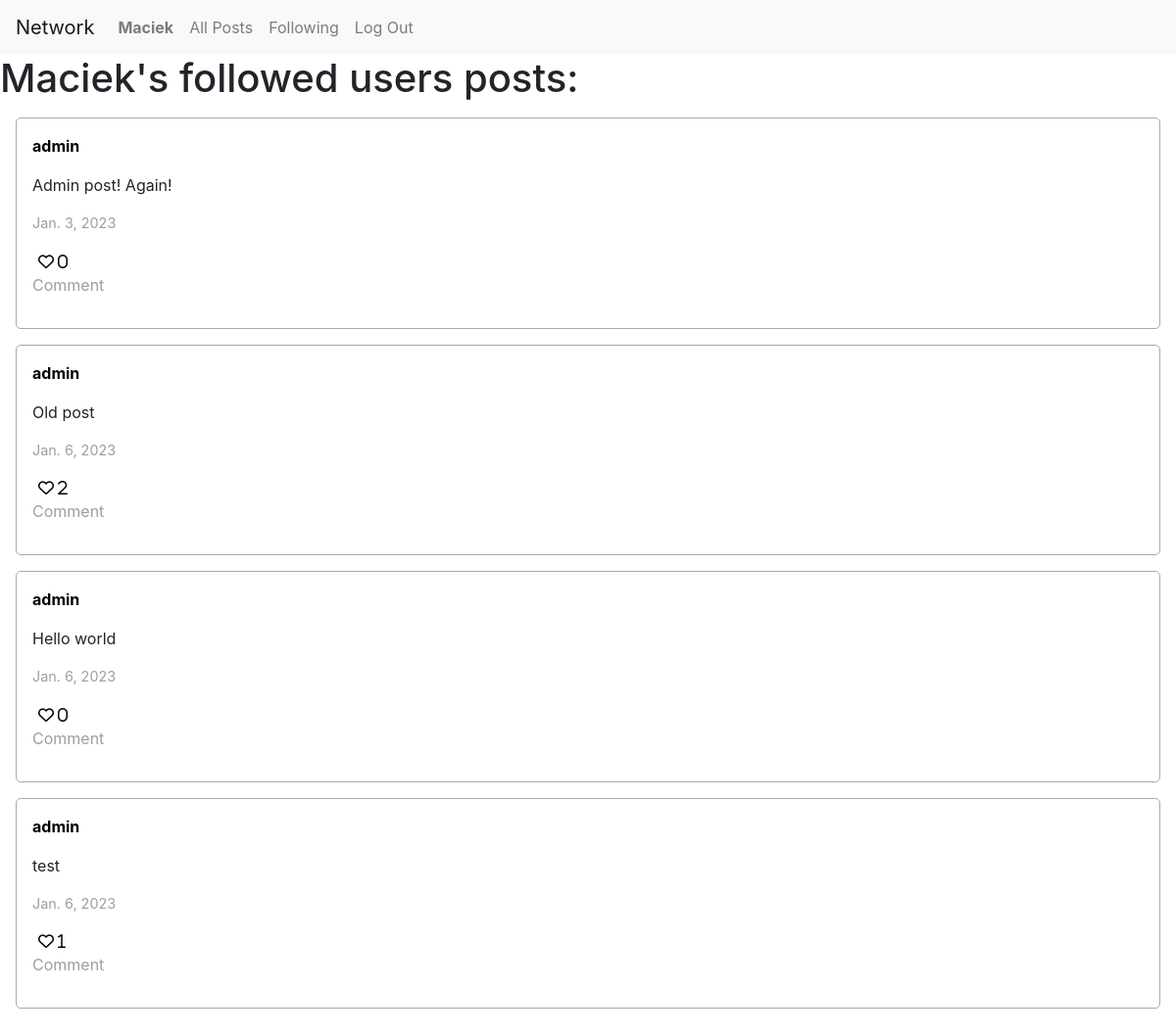
The app's page /following/2 (signed in) with its own data.
### network/models.py (models this page shows, shortened)
class User(AbstractUser):
    pass

class Post(models.Model):
    author = models.ForeignKey(User, on_delete=models.CASCADE)
    text = models.CharField(max_length=100)
    date = models.DateField(auto_now_add=True)
    likes = models.IntegerField(default=0)

### network/views.py (the view)
# urls.py: path("following/<int:id>",views.following, name="following"),
def following(request, id):
    user = User.objects.get(pk = request.user.id)
    followed_users = Follow.objects.filter(user = user)
    posts = Post.objects.all()
    liked_posts_arr = liked_posts(request.user)
    following_posts=[]
    for post in posts:
        for person in followed_users:
            if person.user_follower == post.author:
                following_posts.append(post)
    return render(request, "network/following.html", {
        "username": user,
        "following_posts":following_posts,
        "liked_posts":liked_posts_arr
    })

### network/views.py (called while the page is built)
def liked_posts(user):
    posts = Post.objects.all().order_by('-date')
    liked_posts_arr = []
    likes = Like.objects.filter(user = user)
    for post in posts:
        for like in likes:
            if(post == like.post):
                liked_posts_arr.append(post)
    return liked_posts_arr

### network/templates/network/following.html (shortened to what this page needs)
{% extends "network/layout.html" %}
{% block body %}
   <h1>{{username}}'s followed users posts:</h1>
    {%if following_posts %}
        {%for post in following_posts%}
        <div id="post-{{post.id}}" class="post_container">
            <a class="user_link" href="{%url 'user' post.author.id%}"><p class="post_author">{{post.author}}</p></a>
            <p class="post_text">{{post.text}}</p>
            <p class="post_date">{{post.date}}</p>
            <button id="{{post.id}}" class = "likeBtn fa-heart {% if post in liked_posts%}fa-solid{%else%}fa-regular{%endif%}"> {{post.likes}}</button>
            <p class="post_comment">Comment</p>
        </div>
        {%endfor%}
    {%else%}
        <div>No posts yet.</div>
    {%endif%}
{% endblock %}

### network/templates/network/layout.html (shortened to what this page needs)
{% load static %}
<!DOCTYPE html>
<html lang="en">
    <head>
        <link rel="stylesheet" href="https://stackpath.bootstrapcdn.com/bootstrap/4.4.1/css/bootstrap.min.css">
        <link rel="stylesheet" href="https://cdnjs.cloudflare.com/ajax/libs/font-awesome/6.2.1/css/all.min.css" />
        <link href="{% static 'network/styles.css' %}" rel="stylesheet">
    </head>
    <body>
        <nav class="navbar navbar-expand-lg navbar-light bg-light">
            <a class="navbar-brand" href="{% url 'index' %}">Network</a>
            <div>
              <ul class="navbar-nav mr-auto">
                {% if user.is_authenticated %}
                    <li class="nav-item">
                        <a class="nav-link" href="{%url 'user' user.id%}"><strong>{{ user.username }}</strong></a>
                    </li>
                {% endif %}
                <li class="nav-item">
                  <a class="nav-link" href="{% url 'index' %}">All Posts</a>
                </li>
                {% if user.is_authenticated %}
                    <li class="nav-item">
                        <a class="nav-link" href="{% url 'following' user.id%}">Following</a>
                    </li>
                    <li class="nav-item">
                        <a class="nav-link" href="{% url 'logout' %}">Log Out</a>
                    </li>
                {% endif %}
              </ul>
            </div>
          </nav>
        <div class="body">
            {% block body %}
            {% endblock %}
        </div>
    </body>
</html>

### network/static/network/styles.css (style rules this page uses)
.post_container { padding: 1rem; border: 1px solid #aea7a7; border-radius: 5px; margin:1rem; }
.post_author { font-weight: bold; }
.post_date { font-size: .9rem; color: #a39c9c; }
.post_comment { color: #a39c9c; }
.likeBtn { background-color: transparent; border: none; }
.user_link, .user_link:hover { text-decoration: none; color: #000; }

### records on screen
User: username "Maciek"
Post: author "admin", text "Admin post! Again!", date "Jan. 3, 2023", likes "0"
Post: author "admin", text "Old post", date "Jan. 6, 2023", likes "2"
Post: author "admin", text "Hello world", date "Jan. 6, 2023", likes "0"
Post: author "admin", text "test", date "Jan. 6, 2023", likes "1"
